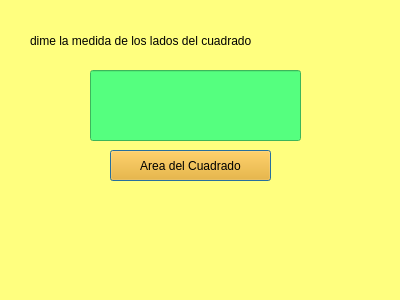
<?xml version="1.0" encoding="UTF-8"?>
<ui version="4.0">
 <class>Dialog</class>
 <widget class="QDialog" name="Dialog">
  <property name="geometry">
   <rect>
    <x>0</x>
    <y>0</y>
    <width>400</width>
    <height>300</height>
   </rect>
  </property>
  <property name="windowTitle">
   <string>Dialog</string>
  </property>
  <property name="styleSheet">
   <string notr="true">background-color: rgb(255, 255, 127);
border-color: rgb(85, 85, 0);
</string>
  </property>
  <widget class="QPushButton" name="a">
   <property name="geometry">
    <rect>
     <x>110</x>
     <y>150</y>
     <width>161</width>
     <height>31</height>
    </rect>
   </property>
   <property name="styleSheet">
    <string notr="true">background-color: rgb(255, 170, 0);</string>
   </property>
   <property name="text">
    <string>Area del Cuadrado</string>
   </property>
  </widget>
  <widget class="QLineEdit" name="recibidor">
   <property name="geometry">
    <rect>
     <x>90</x>
     <y>70</y>
     <width>211</width>
     <height>71</height>
    </rect>
   </property>
   <property name="styleSheet">
    <string notr="true">background-color: rgb(85, 255, 127);</string>
   </property>
   <property name="text">
    <string/>
   </property>
  </widget>
  <widget class="QLabel" name="label">
   <property name="geometry">
    <rect>
     <x>30</x>
     <y>30</y>
     <width>361</width>
     <height>21</height>
    </rect>
   </property>
   <property name="styleSheet">
    <string notr="true">font: 16pt &quot;Franklin Gothic Medium Cond&quot;;</string>
   </property>
   <property name="text">
    <string>dime la medida de los lados del cuadrado</string>
   </property>
  </widget>
 </widget>
 <resources/>
 <connections/>
</ui>
